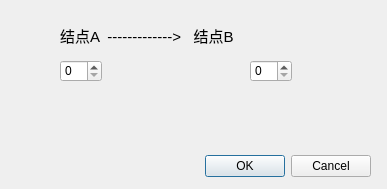
<?xml version="1.0" encoding="UTF-8"?>
<ui version="4.0">
 <class>DialogDeleteEdge</class>
 <widget class="QDialog" name="DialogDeleteEdge">
  <property name="geometry">
   <rect>
    <x>0</x>
    <y>0</y>
    <width>387</width>
    <height>189</height>
   </rect>
  </property>
  <property name="windowTitle">
   <string>Dialog</string>
  </property>
  <widget class="QDialogButtonBox" name="buttonBox">
   <property name="geometry">
    <rect>
     <x>30</x>
     <y>150</y>
     <width>341</width>
     <height>32</height>
    </rect>
   </property>
   <property name="orientation">
    <enum>Qt::Horizontal</enum>
   </property>
   <property name="standardButtons">
    <set>QDialogButtonBox::Cancel|QDialogButtonBox::Ok</set>
   </property>
  </widget>
  <widget class="QLabel" name="label">
   <property name="geometry">
    <rect>
     <x>60</x>
     <y>20</y>
     <width>261</width>
     <height>31</height>
    </rect>
   </property>
   <property name="font">
    <font>
     <pointsize>11</pointsize>
    </font>
   </property>
   <property name="text">
    <string>结点A  -------------&gt;   结点B</string>
   </property>
  </widget>
  <widget class="QSpinBox" name="spinBox">
   <property name="geometry">
    <rect>
     <x>60</x>
     <y>60</y>
     <width>42</width>
     <height>22</height>
    </rect>
   </property>
  </widget>
  <widget class="QSpinBox" name="spinBox_2">
   <property name="geometry">
    <rect>
     <x>250</x>
     <y>60</y>
     <width>42</width>
     <height>22</height>
    </rect>
   </property>
  </widget>
 </widget>
 <resources/>
 <connections>
  <connection>
   <sender>buttonBox</sender>
   <signal>accepted()</signal>
   <receiver>DialogDeleteEdge</receiver>
   <slot>accept()</slot>
   <hints>
    <hint type="sourcelabel">
     <x>248</x>
     <y>254</y>
    </hint>
    <hint type="destinationlabel">
     <x>157</x>
     <y>274</y>
    </hint>
   </hints>
  </connection>
  <connection>
   <sender>buttonBox</sender>
   <signal>rejected()</signal>
   <receiver>DialogDeleteEdge</receiver>
   <slot>reject()</slot>
   <hints>
    <hint type="sourcelabel">
     <x>316</x>
     <y>260</y>
    </hint>
    <hint type="destinationlabel">
     <x>286</x>
     <y>274</y>
    </hint>
   </hints>
  </connection>
 </connections>
</ui>
